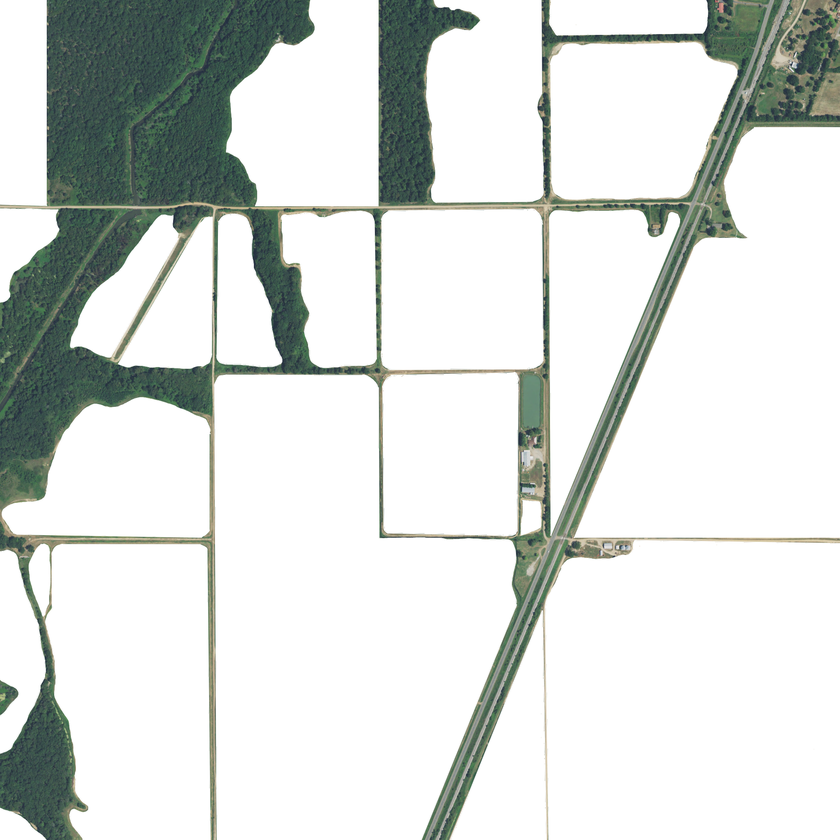
%> input picture Project/Code/create ground truth/Labeled_W107b.png, 840 x 840 px, shrunk from 2048 x 2048 before the run
$ octave Binarizing.m   (GNU Octave 9; MATLAB toolbox functions it lacks are replaced by stand-ins)
%> lines starting %> are read from the running program, lines starting %| are printed output that depends on the picture
image = 'Labeled_W107b.png';
I = imread(image);
%> I is the input picture: size 840x840x3 uint8; mean R, G, B 215.1, 219.3, 216.2
I = rgb2gray(I);
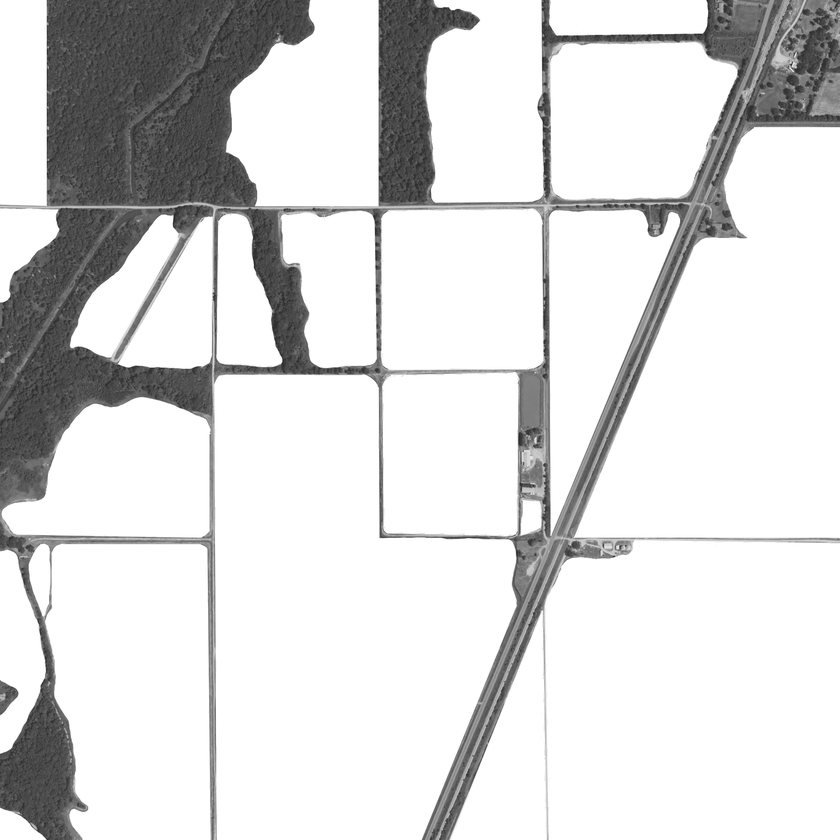
%> I: size 840x840 uint8; min 31, max 255, mean 217.7
I(I < 250) = 0;
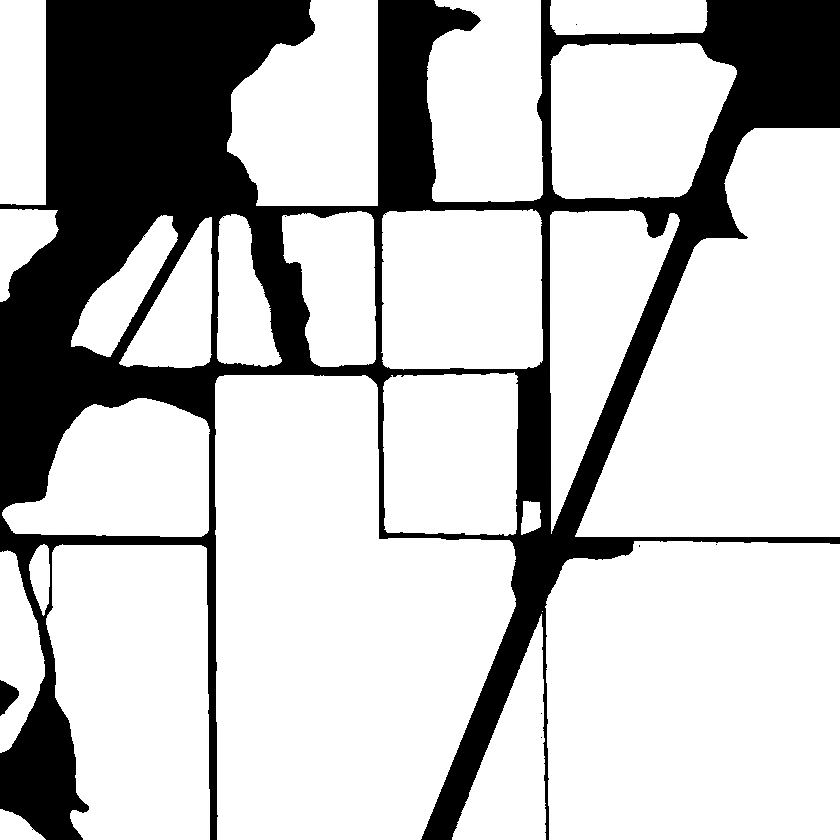
%> I: size 840x840 uint8; min 0, max 255, mean 193
imwrite(I, sprintf('binarized_%s', image));
